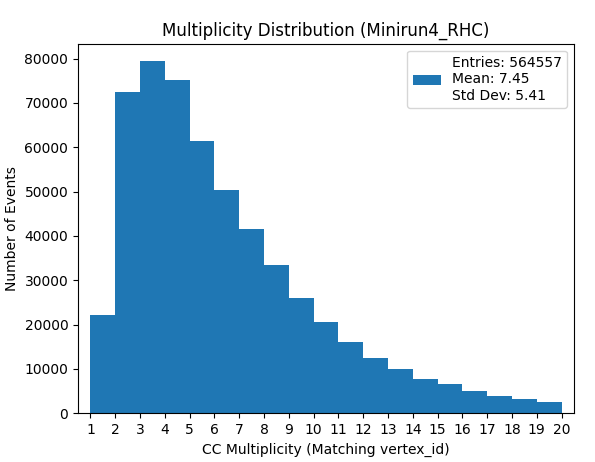

Write Python code to recreate this figure.
"""
Date: September 06, 2023
Author: Muhammad Bilal Azam
Structure of this code is as follows:
1. Loop over traj_id from Stack
2. Set part_status to 1 from Stack
3. Set isCC to TRUE from interactions (it checks for matching vertex_id from stack and interactions datasets)
That is, it first filters the vertex_id values from the interactions dataset where isCC is true. Then, it uses these vertex_id values to filter the data in the stack dataset.
3. Collect vertex_id from Stack
4. Make an array of part_pdg corresponding to vertex_id from Stack
5. Count the elements in part_pdg array and plot histogram of the multiplicity
"""

import h5py
import numpy as np
import matplotlib.pyplot as plt

base_path = "/pnfs/dune/tape_backed/users/mkramer/prod/MiniRun4/MiniRun4_1E19_RHC/MiniRun4_1E19_RHC.flow/FLOW"
filenames = [f"{base_path}/MiniRun4_1E19_RHC.flow.{i:05}.FLOW.h5" for i in range(1024)]

pdg_counts = []

for idx, filename in enumerate(filenames):
    with h5py.File(filename, 'r') as f:
        print(f"File {idx+1}/{len(filenames)}: {filename.split('/')[-1]}")
        
        # Extract the isCC data and corresponding vertex_id from interactions dataset
        isCC_mask = f['/mc_truth/interactions/data']['isCC'][:]
        vertex_id_interactions = f['/mc_truth/interactions/data']['vertex_id'][:]
        
        # Filter vertex_id values where isCC is true
        cc_vertex_ids = vertex_id_interactions[isCC_mask]
        
        # Extract data from stack dataset
        traj_id = f['/mc_truth/stack/data']['traj_id'][:]
        part_status = f['/mc_truth/stack/data']['part_status'][:]
        vertex_id_stack = f['/mc_truth/stack/data']['vertex_id'][:]
        part_pdg = f['/mc_truth/stack/data']['part_pdg'][:]
        
        for vid in cc_vertex_ids:
            mask = (vertex_id_stack == vid) & (part_status == 1)
            current_pdgs = part_pdg[mask]
            pdg_counts.append(len(current_pdgs))
            
            #if vid in cc_vertex_ids[:20]:
                #print(f"vertex_id: {vid}; part_pdg: {list(current_pdgs)}; count: {len(current_pdgs)}")

# Plotting histogram
entries = len(pdg_counts)
mean = np.mean(pdg_counts)
std_dev = np.std(pdg_counts)
label_text = f"Entries: {entries}\nMean: {mean:.2f}\nStd Dev: {std_dev:.2f}"

# Set bin edges explicitly for integer alignment
bins = [i-0.5 for i in range(1, 22)]

plt.hist(pdg_counts, bins=bins, label=label_text, align='left')
plt.xlabel('CC Multiplicity (Matching vertex_id)')
plt.ylabel('Number of Events')
plt.title('Multiplicity Distribution (Minirun4_RHC)')
plt.xticks(range(1, 21))
plt.xlim(0.5, 20.5)
plt.legend(loc='upper right')
plt.savefig("mult_stack_noBounds_CC_Matching_vid.png", dpi=300)
plt.show()

